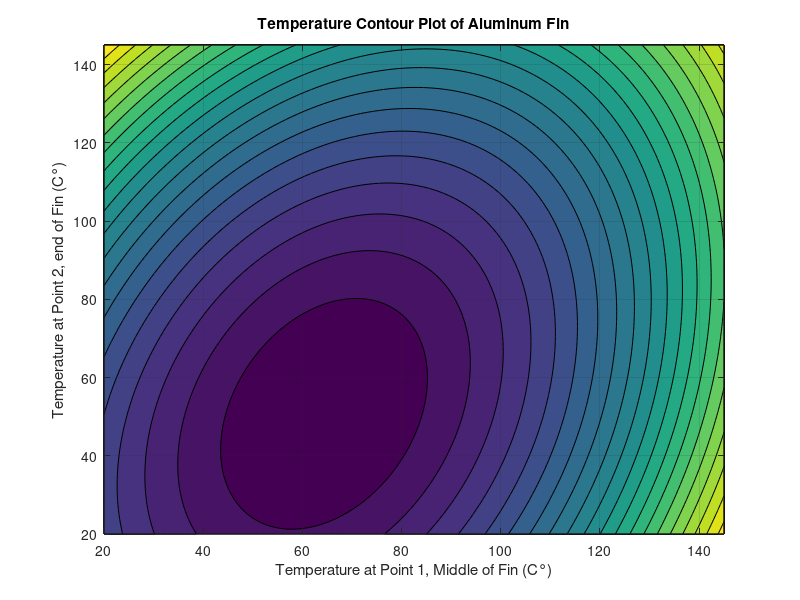

Here is the MATLAB script that generated this plot: (Note: this script raises an error after producing the figure.)
%{
M20 - Introduction to Computer Programming with MATLAB
Instructor: Prof. Enrique López Droguett, Ph.D.
Teacher Assistants: M. Fidansoy, G. San Martín, M. Pishahang, V. Vela.
Fall 2023 – UCLA
Student: Alex Lie
UCLA ID: 905901892
Task 1: Gradient descent visualization over 2 variables
%}

%Beginning of code
clear
close
clc

%Defining the function
fx= @(x) 0.6382*x(1).^2+0.3191*x(2).^2-0.2809*x(1).*x(2)-67.906*x(1)-14.290*x(2);
fx_mesh= @(x1, x2) 0.6382*x1.^2+0.3191*x2.^2-0.2809*x1.*x2-67.906*x1-14.290*x2;

%Creating x, y, and z coordinates
x = linspace(20, 145, 100);
y = linspace(20, 145, 100);
[X, Y] = meshgrid(x, y);
Z = fx_mesh(X, Y);

%Creating contour graph
figure;
cs = contourf(X, Y, Z, 20);
xlabel("Temperature at Point 1, Middle of Fin (C°)");
ylabel("Temperature at Point 2, end of Fin (C°)");
title("Temperature Contour Plot of Aluminum Fin");
grid;

%Declaring variables for gradOpt2D function
r = [-0.1, -0.1]; %Learning rate for minimization
S1=[30, 30]; %Initial point #1
S2=[135, 135]; %Initial point #2
tol = 1e-3; %Prescribed tolerance
imax = 1000; %Maximum number of iterations

%Calling gradOpt2D function twice for both initial positions
[xopt1, fxopt1, points1, ea1, iter1] = gradOpt2D(fx, S1, r, tol, imax);
fprintf("Optimum x starting at s1 = [%8.4f %8.4f]\nf(x) starting at S1 = %8.4f", xopt1(1), xopt1(2), fxopt1);
fprintf('\n')
[xopt2, fxopt2, points2, ea2, iter2] = gradOpt2D(fx, S2, r, tol, imax);
fprintf("Optimum x starting at s2 = [%8.4f %8.4f]\nf(x) starting at S2 = %8.4f", xopt2(1), xopt2(2), fxopt2);
fprintf('\n')

% Plot the path of points on contour
hold on;
plot(points1(:,1), points1(:,2), 'r->');
plot(points2(:,1), points2(:,2), 'g-o');

%gradOpt2D function (from class)
function [xopt, fxopt, x, ea, iter] = gradOpt2D(f, x0, r, tol, itermax, varargin)

    % x0 and r are vectors with the inital estimates for x1 and x2 and the
    % corresponding step sizes for each direction

    % Notation for each independent variable column position: column 1 =
    % x1, and column 2 = x2
    x1 = 1;
    x2 = 2;
    z = 3;

    % x1
    x(1, x1) = x0(x1) - 1e-6;
    x(2, x1) = x0(x1);

    % x2
    x(1, x2) = x0(x2) - 1e-6;
    x(2, x2) = x0(x2);

    % z
    x(1, z) = f([x(1, x1), x(1, x2)], varargin{:});
    x(2, z) = f([x(2, x1), x(2, x2)], varargin{:});


    iter = 2;
    ea = 100;
    
    while (iter <= itermax)

        xca = [x(iter, x1), x(iter - 1, x2)];
        xc = [x(iter - 1, x1), x(iter - 1, x2)];
        fprime_x1 = ( f(xca, varargin{:}) - f(xc, varargin{:}) ) / ( x(iter, x1) - x(iter - 1, x1) );
        x(iter + 1, x1) = x(iter, x1) + r(x1) * fprime_x1;

        xca = [x(iter - 1, x1), x(iter, x2)];
        fprime_x2 = ( f(xca, varargin{:}) - f(xc, varargin{:}) ) / ( x(iter, x2) - x(iter - 1, x2) );
        x(iter + 1, x2) = x(iter, x2) + r(x2) * fprime_x2;

        x(iter + 1, z) = f([x(iter + 1, x1), x(iter + 1, x2)], varargin{:});

        if x(iter) ~= 0
            ea(x1) = abs( (x(iter, x1) - x(iter + 1, x1)) / x(iter, x1) );
            ea(x2) = abs( (x(iter, x2) - x(iter + 1, x2)) / x(iter, x2) );
        end
%{
        if iter <= 2
            fprintf("Iteration\t X1\t    X2\t\tError X1\tError X2\n")
            fprintf("%6u\t %12.6f %12.6f\n", iter - 1, x(iter - 1, x1), x(iter - 1, x2))
            fprintf("%6u\t %12.6f %12.6f\n", iter, x(iter, x1), x(iter, x2))
        else
            fprintf("%6u\t %12.6f %12.6f \t%12.6f \t%12.6f\n", iter, x(iter, x1), x(iter, x2), ea(x1), ea(x2))
        end
%}
        if( ea(x1) < tol && ea(x2) < tol )
            break
        end

        iter = iter + 1;

    end

    xopt = x(iter - 1, x1:x2);
    xc = [xopt(x1), xopt(x2)];
    fxopt = f(xc, varargin{:});

end